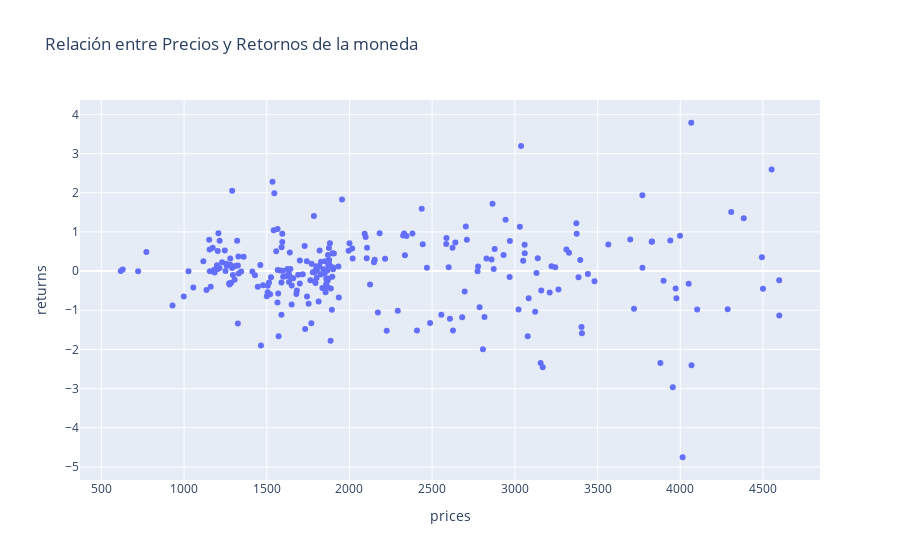

This figure's notebook cell:
### Code cell
# Crear un gráfico de barras de las diferencias de precios en diferentes fechas
fig_price_returns = px.scatter(staked_ether_df, x='prices', y='returns', title='Relación entre Precios y Retornos de la moneda')
fig_price_returns.show()

### Figure 1 — Plotly figure (JSON) as saved in the notebook; plotly's stock layout.template omitted (floating-point values rounded to 4 significant figures; data arrays with more than 128 entries replaced by an {"elided": "..."} marker saying what was removed)
{"data": [{"hovertemplate": "prices=%{x}<br>returns=%{y}<extra></extra>", "legendgroup": "", "marker": {"color": "#636efa", "symbol": "circle"}, "mode": "markers", "name": "", "orientation": "v", "showlegend": false, "type": "scatter", "x": {"elided": "253 float values"}, "xaxis": "x", "y": {"elided": "253 float values"}, "yaxis": "y"}], "layout": {"legend": {"tracegroupgap": 0}, "title": {"text": "Relación entre Precios y Retornos de la moneda"}, "xaxis": {"anchor": "y", "domain": [0, 1], "title": {"text": "prices"}}, "yaxis": {"anchor": "x", "domain": [0, 1], "title": {"text": "returns"}}}}
